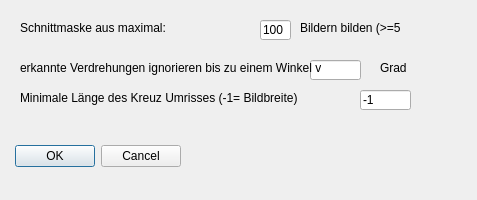
<?xml version="1.0" encoding="UTF-8"?>
<ui version="4.0">
 <class>DiasOpt</class>
 <widget class="QDialog" name="DiasOpt">
  <property name="geometry">
   <rect>
    <x>0</x>
    <y>0</y>
    <width>477</width>
    <height>200</height>
   </rect>
  </property>
  <property name="windowTitle">
   <string>Optionen</string>
  </property>
  <widget class="QDialogButtonBox" name="buttonBox">
   <property name="geometry">
    <rect>
     <x>0</x>
     <y>140</y>
     <width>181</width>
     <height>32</height>
    </rect>
   </property>
   <property name="orientation">
    <enum>Qt::Horizontal</enum>
   </property>
   <property name="standardButtons">
    <set>QDialogButtonBox::Cancel|QDialogButtonBox::Ok</set>
   </property>
  </widget>
  <widget class="QLineEdit" name="le_maxBilder">
   <property name="geometry">
    <rect>
     <x>260</x>
     <y>20</y>
     <width>31</width>
     <height>20</height>
    </rect>
   </property>
   <property name="text">
    <string>100</string>
   </property>
  </widget>
  <widget class="QLabel" name="label_3">
   <property name="geometry">
    <rect>
     <x>300</x>
     <y>20</y>
     <width>101</width>
     <height>16</height>
    </rect>
   </property>
   <property name="text">
    <string>Bildern bilden (&gt;=50)</string>
   </property>
  </widget>
  <widget class="QLabel" name="label_2">
   <property name="geometry">
    <rect>
     <x>20</x>
     <y>20</y>
     <width>221</width>
     <height>16</height>
    </rect>
   </property>
   <property name="text">
    <string>Schnittmaske aus maximal:</string>
   </property>
  </widget>
  <widget class="QLabel" name="label_6">
   <property name="geometry">
    <rect>
     <x>380</x>
     <y>60</y>
     <width>47</width>
     <height>16</height>
    </rect>
   </property>
   <property name="text">
    <string>Grad</string>
   </property>
  </widget>
  <widget class="QLineEdit" name="le_minW">
   <property name="geometry">
    <rect>
     <x>310</x>
     <y>60</y>
     <width>51</width>
     <height>20</height>
    </rect>
   </property>
  </widget>
  <widget class="QLabel" name="label_5">
   <property name="geometry">
    <rect>
     <x>20</x>
     <y>60</y>
     <width>301</width>
     <height>16</height>
    </rect>
   </property>
   <property name="text">
    <string>erkannte Verdrehungen ignorieren bis zu einem Winkel von:</string>
   </property>
  </widget>
  <widget class="QLabel" name="label_4">
   <property name="geometry">
    <rect>
     <x>20</x>
     <y>90</y>
     <width>331</width>
     <height>16</height>
    </rect>
   </property>
   <property name="text">
    <string>Minimale Länge des Kreuz Umrisses (-1= Bildbreite)</string>
   </property>
  </widget>
  <widget class="QLineEdit" name="le_minLen">
   <property name="geometry">
    <rect>
     <x>360</x>
     <y>90</y>
     <width>51</width>
     <height>20</height>
    </rect>
   </property>
   <property name="text">
    <string>-1</string>
   </property>
  </widget>
 </widget>
 <resources/>
 <connections>
  <connection>
   <sender>buttonBox</sender>
   <signal>accepted()</signal>
   <receiver>DiasOpt</receiver>
   <slot>accept()</slot>
   <hints>
    <hint type="sourcelabel">
     <x>248</x>
     <y>254</y>
    </hint>
    <hint type="destinationlabel">
     <x>157</x>
     <y>274</y>
    </hint>
   </hints>
  </connection>
  <connection>
   <sender>buttonBox</sender>
   <signal>rejected()</signal>
   <receiver>DiasOpt</receiver>
   <slot>reject()</slot>
   <hints>
    <hint type="sourcelabel">
     <x>316</x>
     <y>260</y>
    </hint>
    <hint type="destinationlabel">
     <x>286</x>
     <y>274</y>
    </hint>
   </hints>
  </connection>
 </connections>
 <slots>
  <signal>langChg()</signal>
 </slots>
</ui>
